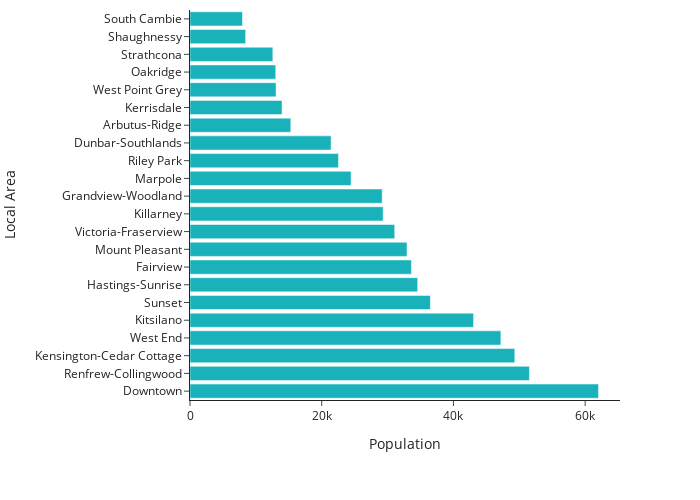

Write notebook code for a chart like this one.
### Code cell
census_year = 2016
pop_df = df[['LocalArea', 'Year', 'Age_total']]
pop_df = pop_df[(pop_df.Year == census_year) & (pop_df.LocalArea != 'Metro Vancouver')]
pop_df = pop_df.sort_values(by='Age_total', ascending=False)
pop_fig = go.Figure(
        data=go.Bar(
            x=pop_df["Age_total"],
            y=pop_df['LocalArea'],
            marker_color='#19B1BA',
            orientation='h'),
        layout=go.Layout(
            template='simple_white',
            margin=dict(l=100, b=100, t=10)))
pop_fig.update_layout(
        xaxis={'title': "Population"},
        yaxis_title="Local Area",
        showlegend=False,
        height=500,
        width=700)
pop_fig

### Figure 1 — Plotly figure (JSON) as saved in the notebook; plotly's stock layout.template omitted (floating-point values rounded to 4 significant figures)
{"data": [{"marker": {"color": "#19B1BA"}, "orientation": "h", "type": "bar", "x": [62025, 51535, 49315, 47200, 43055, 36495, 34570, 33620, 32950, 31085, 29325, 29180, 24460, 22545, 21420, 15305, 13975, 13065, 13020, 12580, 8450, 7965], "y": ["Downtown", "Renfrew-Collingwood", "Kensington-Cedar Cottage", "West End", "Kitsilano", "Sunset", "Hastings-Sunrise", "Fairview", "Mount Pleasant", "Victoria-Fraserview", "Killarney", "Grandview-Woodland", "Marpole", "Riley Park", "Dunbar-Southlands", "Arbutus-Ridge", "Kerrisdale", "West Point Grey", "Oakridge", "Strathcona", "Shaughnessy", "South Cambie"]}], "layout": {"height": 500, "margin": {"b": 100, "l": 100, "t": 10}, "showlegend": false, "width": 700, "xaxis": {"autorange": true, "range": [0, 65290.0], "title": {"text": "Population"}, "type": "linear"}, "yaxis": {"autorange": true, "range": [-0.5, 21.5], "title": {"text": "Local Area"}, "type": "category"}}}
